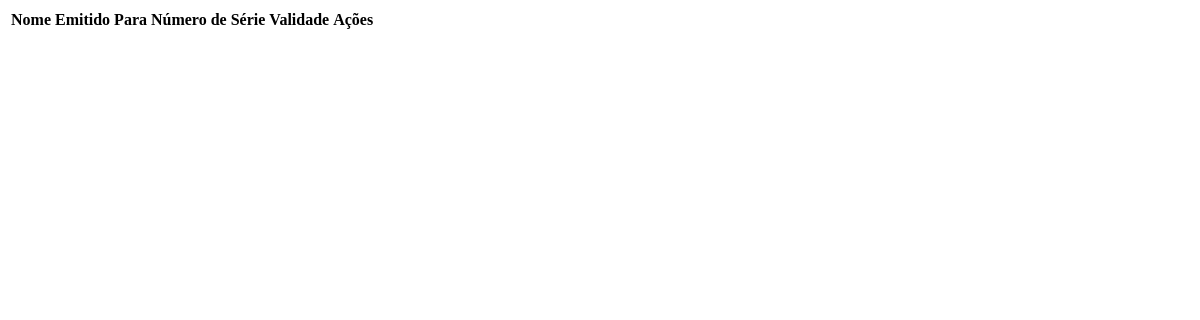
The page /certificados/ on the database as committed earlier.
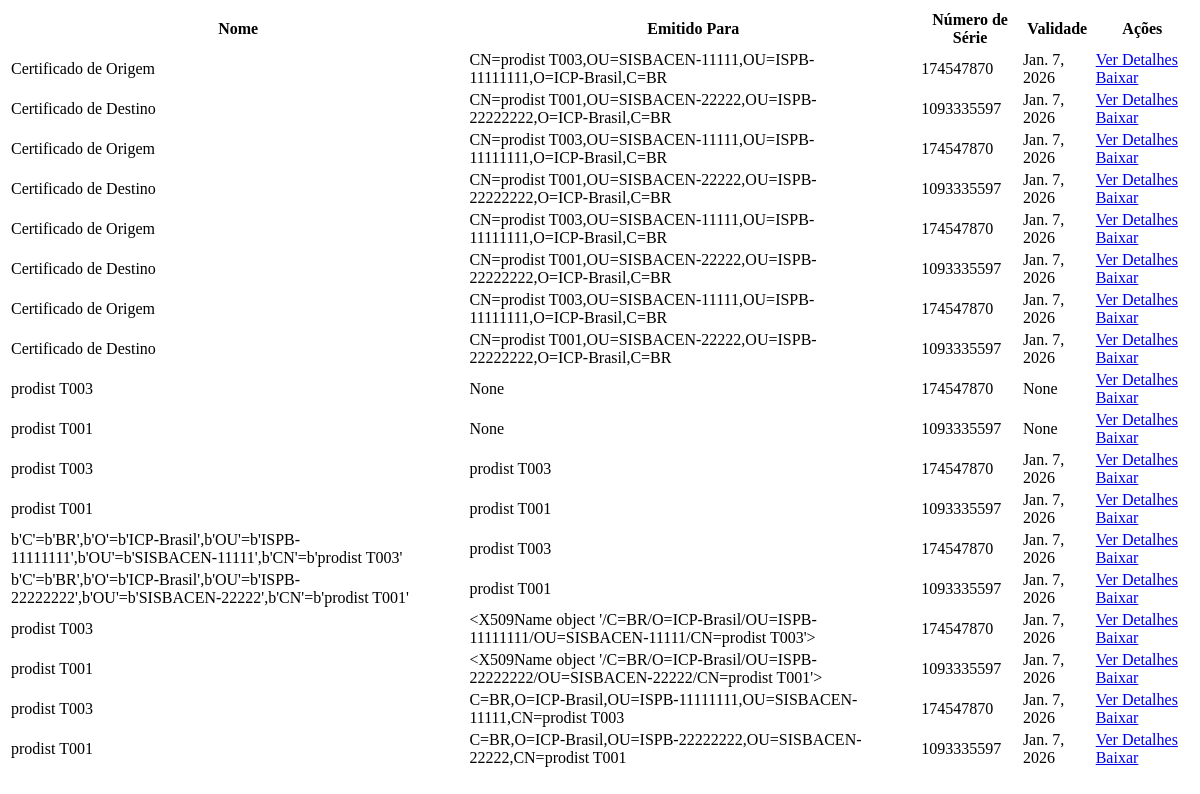
The same page on the database as committed later.
### home/models.py (models this page shows, shortened)
class Certificado(models.Model):
    arquivo = models.FileField(upload_to='certificados/')
    nome = models.CharField(max_length=255)
    emitido_por = models.CharField(max_length=255)
    emitido_para = models.CharField(max_length=255)
    validade_inicio = models.DateField()
    validade_fim = models.DateField()
    numero_serie = models.CharField(max_length=255, unique=True)  # Mantém como texto, mas em formato HEX

### home/views/certificate_views.py (the view)
# urls.py: path("certificados/", views.certificate_views.listar_certificados, name="certificados"), # Rota para lista de certificados
def listar_certificados(request):
    certificados = Certificado.objects.all()
    return render(request, "home/certificados/certificados.html", {"certificados": certificados})

### home/templates/home/certificados/certificados.html (shortened to what this page needs)
<table>
    <thead>
        <tr>
            <th>Nome</th>
            <th>Emitido Para</th>
            <th>Número de Série</th>
            <th>Validade</th>
            <th>Ações</th>
        </tr>
    </thead>
    <tbody>
        {% for certificado in certificados %}
        <tr>
            <td>{{ certificado.nome }}</td>
            <td>{{ certificado.emitido_para }}</td>
            <td>{{ certificado.numero_serie }}</td>
            <td>{{ certificado.validade_fim }}</td>
            <td>
                <a href="{% url 'detalhes_certificado' certificado.id %}">Ver Detalhes</a>
                <a href="{% url 'download_certificado' certificado.pk %}" class="btn btn-primary">Baixar</a>
            </td>
        </tr>
        {% endfor %}
    </tbody>
</table>

Rows that differ between the two databases and show on the page:
added Certificado: nome "Certificado de Origem", emitido_para "CN=prodist T003,OU=SISBACEN-11111,OU=ISPB-11111111,O=ICP-Brasil,C=BR", numero_serie "174547870", validade_fim "Jan. 7, 2026"
added Certificado: nome "Certificado de Destino", emitido_para "CN=prodist T001,OU=SISBACEN-22222,OU=ISPB-22222222,O=ICP-Brasil,C=BR", numero_serie "1093335597", validade_fim "Jan. 7, 2026"
added Certificado: nome "Certificado de Origem", emitido_para "CN=prodist T003,OU=SISBACEN-11111,OU=ISPB-11111111,O=ICP-Brasil,C=BR", numero_serie "174547870", validade_fim "Jan. 7, 2026"
added Certificado: nome "Certificado de Destino", emitido_para "CN=prodist T001,OU=SISBACEN-22222,OU=ISPB-22222222,O=ICP-Brasil,C=BR", numero_serie "1093335597", validade_fim "Jan. 7, 2026"
added Certificado: nome "Certificado de Origem", emitido_para "CN=prodist T003,OU=SISBACEN-11111,OU=ISPB-11111111,O=ICP-Brasil,C=BR", numero_serie "174547870", validade_fim "Jan. 7, 2026"
added Certificado: nome "Certificado de Destino", emitido_para "CN=prodist T001,OU=SISBACEN-22222,OU=ISPB-22222222,O=ICP-Brasil,C=BR", numero_serie "1093335597", validade_fim "Jan. 7, 2026"
added Certificado: nome "Certificado de Origem", emitido_para "CN=prodist T003,OU=SISBACEN-11111,OU=ISPB-11111111,O=ICP-Brasil,C=BR", numero_serie "174547870", validade_fim "Jan. 7, 2026"
added Certificado: nome "Certificado de Destino", emitido_para "CN=prodist T001,OU=SISBACEN-22222,OU=ISPB-22222222,O=ICP-Brasil,C=BR", numero_serie "1093335597", validade_fim "Jan. 7, 2026"
added Certificado: nome "prodist T003", emitido_para "None", numero_serie "174547870", validade_fim "None"
added Certificado: nome "prodist T001", emitido_para "None", numero_serie "1093335597", validade_fim "None"
added Certificado: nome "prodist T003", emitido_para "prodist T003", numero_serie "174547870", validade_fim "Jan. 7, 2026"
added Certificado: nome "prodist T001", emitido_para "prodist T001", numero_serie "1093335597", validade_fim "Jan. 7, 2026"
added Certificado: nome "b'C'=b'BR',b'O'=b'ICP-Brasil',b'OU'=b'ISPB-11111111',b'OU'=b'SISBACEN-11111',b'CN'=b'prodist T003'", emitido_para "prodist T003", numero_serie "174547870", validade_fim "Jan. 7, 2026"
added Certificado: nome "b'C'=b'BR',b'O'=b'ICP-Brasil',b'OU'=b'ISPB-22222222',b'OU'=b'SISBACEN-22222',b'CN'=b'prodist T001'", emitido_para "prodist T001", numero_serie "1093335597", validade_fim "Jan. 7, 2026"
added Certificado: nome "prodist T003", emitido_para "<X509Name object '/C=BR/O=ICP-Brasil/OU=ISPB-11111111/OU=SISBACEN-11111/CN=prodist T003'>", numero_serie "174547870", validade_fim "Jan. 7, 2026"
added Certificado: nome "prodist T001", emitido_para "<X509Name object '/C=BR/O=ICP-Brasil/OU=ISPB-22222222/OU=SISBACEN-22222/CN=prodist T001'>", numero_serie "1093335597", validade_fim "Jan. 7, 2026"
added Certificado: nome "prodist T003", emitido_para "C=BR,O=ICP-Brasil,OU=ISPB-11111111,OU=SISBACEN-11111,CN=prodist T003", numero_serie "174547870", validade_fim "Jan. 7, 2026"
added Certificado: nome "prodist T001", emitido_para "C=BR,O=ICP-Brasil,OU=ISPB-22222222,OU=SISBACEN-22222,CN=prodist T001", numero_serie "1093335597", validade_fim "Jan. 7, 2026"
